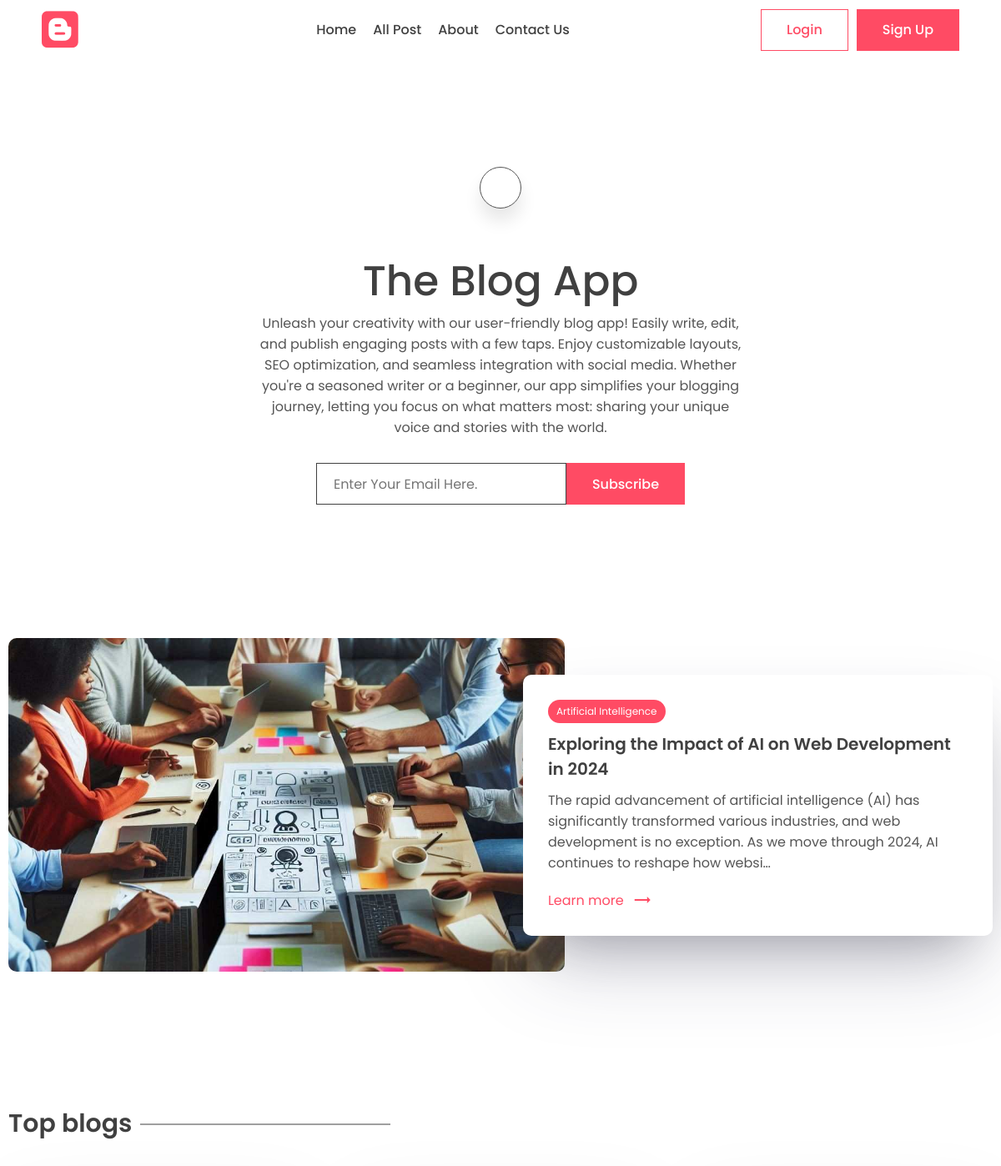
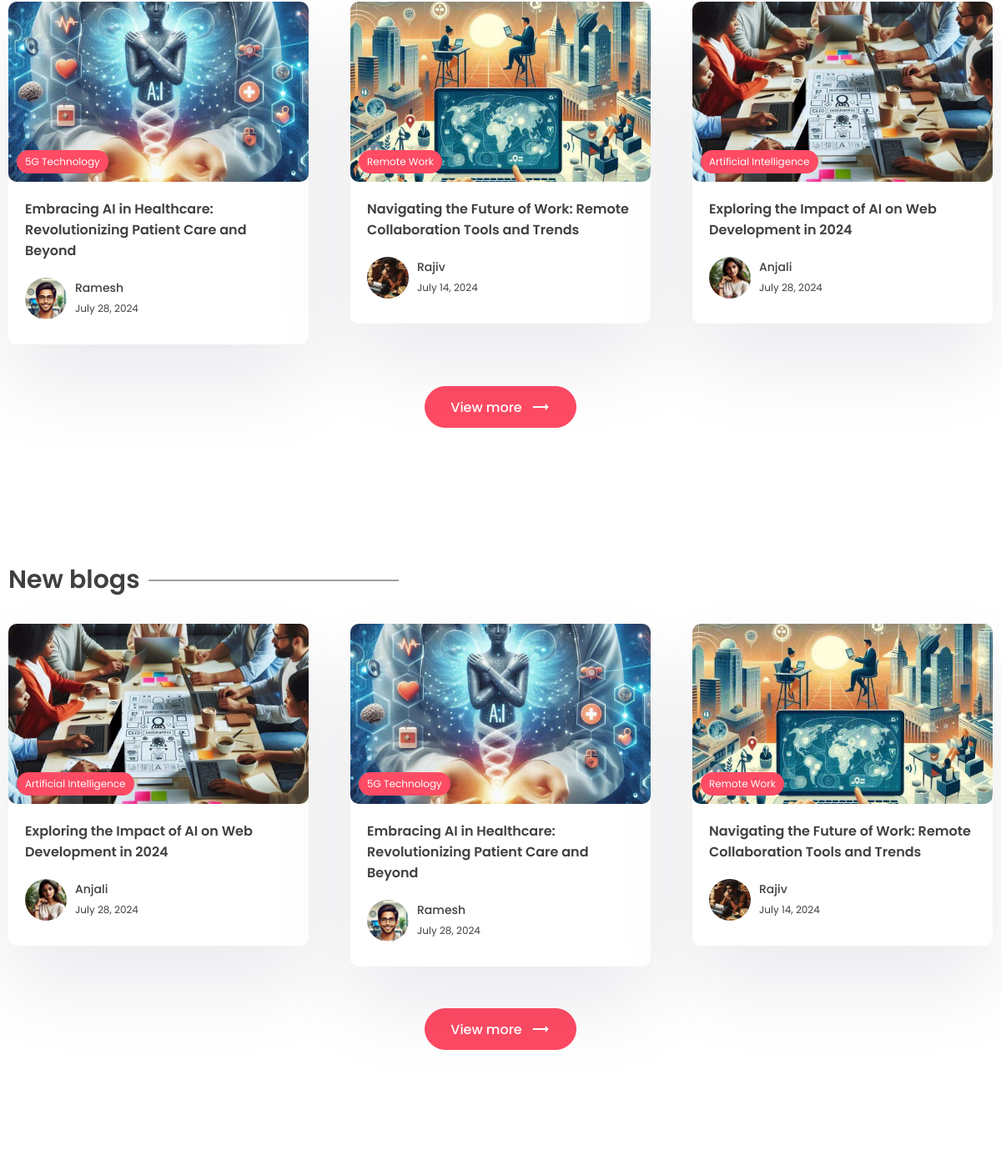
Before: / (upper part) with the older database file (2 pictures, top to bottom).
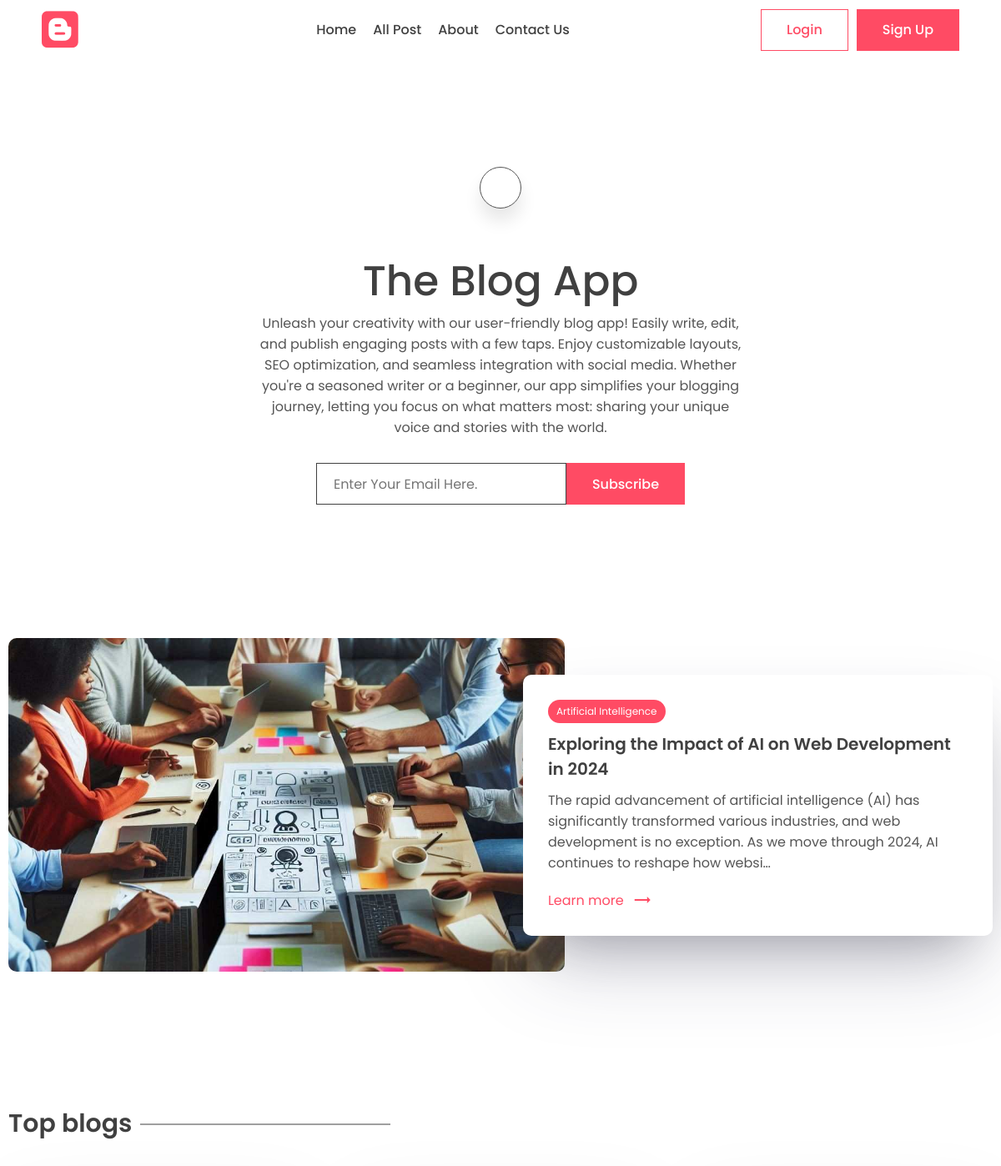
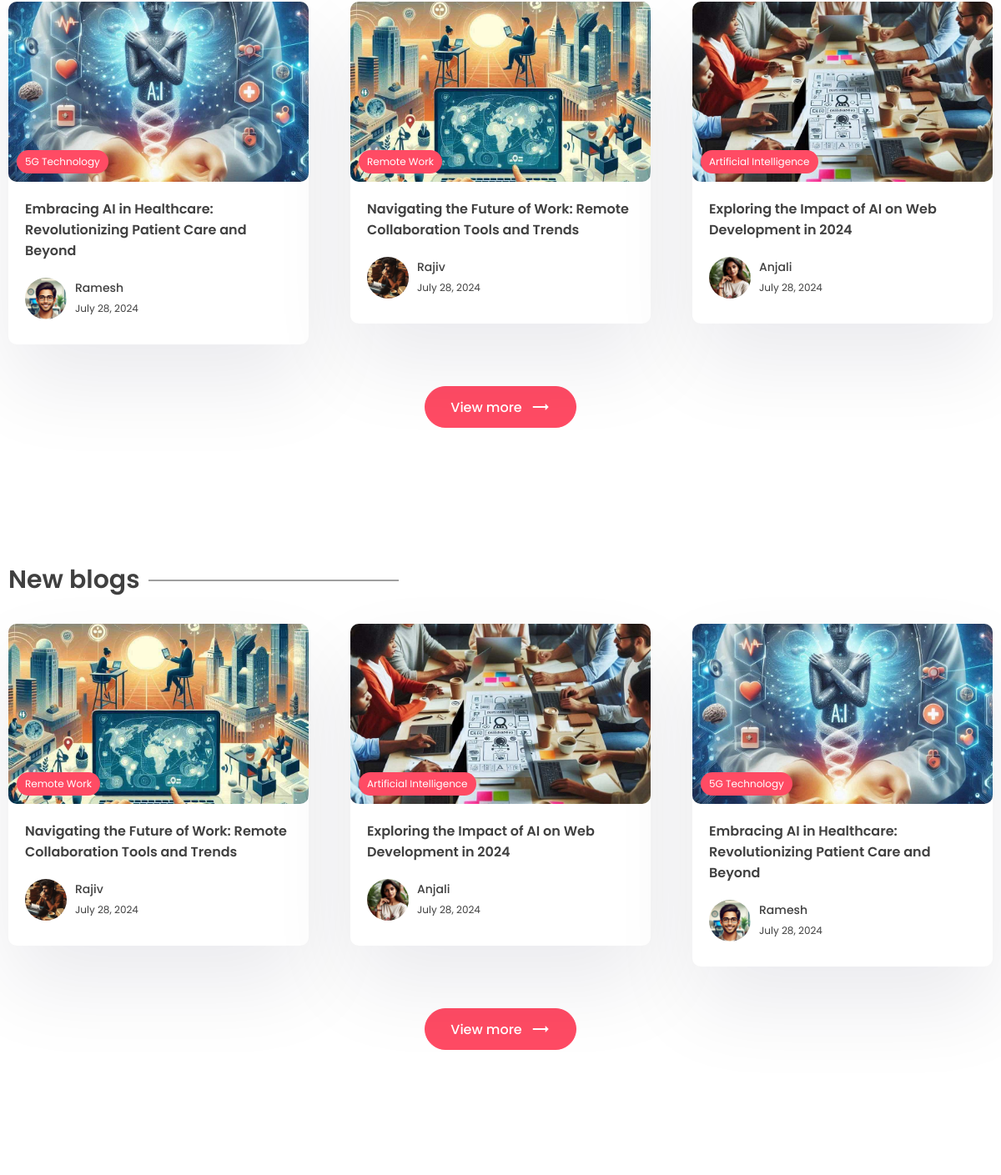
After: the same page with the newer database file (2 pictures, top to bottom).
### app/models.py (models this page shows, shortened)
class Post(models.Model):
    title = models.CharField(max_length=200)
    content = models.TextField()
    last_updated = models.DateTimeField(auto_now=True)
    slug = models.SlugField(max_length=200, unique=True)
    image = models.ImageField(null=True, blank=True, upload_to='images/')
    tags = models.ManyToManyField(Tag, blank=True, related_name='post')
    view_count = models.IntegerField(null=True, blank=True)
    is_featured = models.BooleanField(default=False)
    author = models.ForeignKey(User, on_delete=models.CASCADE, null=True, blank=True)
    bookmarks = models.ManyToManyField(User, related_name='bookmarks', default=True)
    likes = models.ManyToManyField(User, related_name='likes', default=True)

class Tag(models.Model):
    name = models.CharField(max_length=100)
    description = models.CharField(max_length=100)
    slug = models.SlugField(max_length=200, unique=True)

class Profile(models.Model):
    user = models.OneToOneField(User, on_delete=models.CASCADE)
    image = models.ImageField(null=True, blank=True, upload_to='images/')
    slug = models.SlugField(max_length=200, unique=True)
    bio = models.CharField(max_length=200)

### app/views.py (the view, shortened to what this page needs)
# urls.py: path('', views.index, name='home_page'),
def index(request):
    top_post = Post.objects.all().order_by('-view_count')[:3]
    recent_post = Post.objects.all().order_by('-last_updated')[:3]
    featured_post = Post.objects.filter(is_featured=True).first()
    subscribe_form = SubscribeForm()
    subscribe_successful = None
    website_info = WebsiteMeta.objects.first() if WebsiteMeta.objects.exists() else None
    context = {
        'website_info': website_info,
        'top_post': top_post,
        'recent_post': recent_post,
        'featured_post': featured_post,
        'subscribe_form': subscribe_form,
        'subscribe_successful': subscribe_successful
    }
    return render(request, 'app/index.html', context)

### app/forms.py
class SubscribeForm(forms.ModelForm):
    class Meta:
        model = Subscribe
        fields = '__all__'
        labels = {'email':_('')}
    def __init__(self, *args, **kwargs):
        super().__init__(*args, **kwargs)
        self.fields['email'].widget.attrs['placeholder'] = 'Enter Your Email Here.'

### app/templates/app/index.html (shortened to what the changed rows need)
{% extends "layout.html" %}
{% block content %}
    <main class="sp">
      <div class="container">
        <center>
          <div class="typo">
            <h1 class="title">{% if website_info %}{{website_info.title}}{% else %}Website blog title{% endif %}</h1>
          </div>
        </center>
      </div>
    </main>
    {% if featured_post %}
    <section class="sp">
      <div class="container">
        <div class="grid-2">
          <div class="post-img">
            <img src="{{featured_post.image.url}}" alt="" />
          </div>
          <div class="post-content">
            <div class="cetagory">
              <p>{{featured_post.tags.all.0.name}}</p>
            </div>
            <h1>
              {{featured_post.title}}
            </h1>
            <p class="des">
              {{featured_post.content|truncatechars:200}}
            </p>
            <a class="learn" href="{% url "post_page" featured_post.slug %}">
              Learn more <span class="material-icons"> trending_flat </span>
            </a>
          </div>
        </div>
      </div>
    </section>
    {% endif %}
    <section class="sp">
      <div class="container">
        <h1 class="sec-title">Top blogs</h1>
        <div class="grid-3">
        {% for post in  top_post %}
          <a href="{% url 'post_page' post.slug %}">
            <div class="card">
              <div class="post-img">
                <img src="{{post.image.url}}" alt="" />
                <div class="tag">{{post.tags.all.0.name}}</div>
              </div>
              <div class="card-content">
                <h3>
                  {{post.title}}
                </h3>
                <div class="author">
                  <div class="profile-pic">
                    <img src="{{post.author.profile.image.url}}" alt="" />
                  </div>
                  <div class="details">
                    <p>{{post.author.first_name}}</p>
                    <small>{{post.last_updated | date}}</small>
                  </div>
                </div>
              </div>
            </div>
          </a>
        {% endfor %}
        </div>
      </div>
    </section>
    <section class="sp">
      <div class="container">
        <h1 class="sec-title">New blogs</h1>
        <div class="grid-3">
        {% for post in  recent_post %}
          <a href="{% url 'post_page' post.slug %}">
            <div class="card">
              <div class="post-img">
                <img src="{{post.image.url}}" alt="" />
                <div class="tag">{{post.tags.all.0.name}}</div>
              </div>
              <div class="card-content">
                <h3>
                  {{post.title}}
                </h3>
                <div class="author">
                  <div class="profile-pic">
                    <img src="{{post.author.profile.image.url}}" alt="" />
                  </div>
                  <div class="details">
                    <p>{{post.author.first_name}}</p>
                    <small>{{post.last_updated | date}}</small>
                  </div>
                </div>
              </div>
            </div>
          </a>
        {% endfor %}
        </div>
      </div>
    </section>
{% endblock content %}

Changed rows visible on the page:
changed Post "Navigating the Future of Work: Remote Collaboration Tools and Trends": last_updated "July 14, 2024" → "July 28, 2024"; moves up the list
